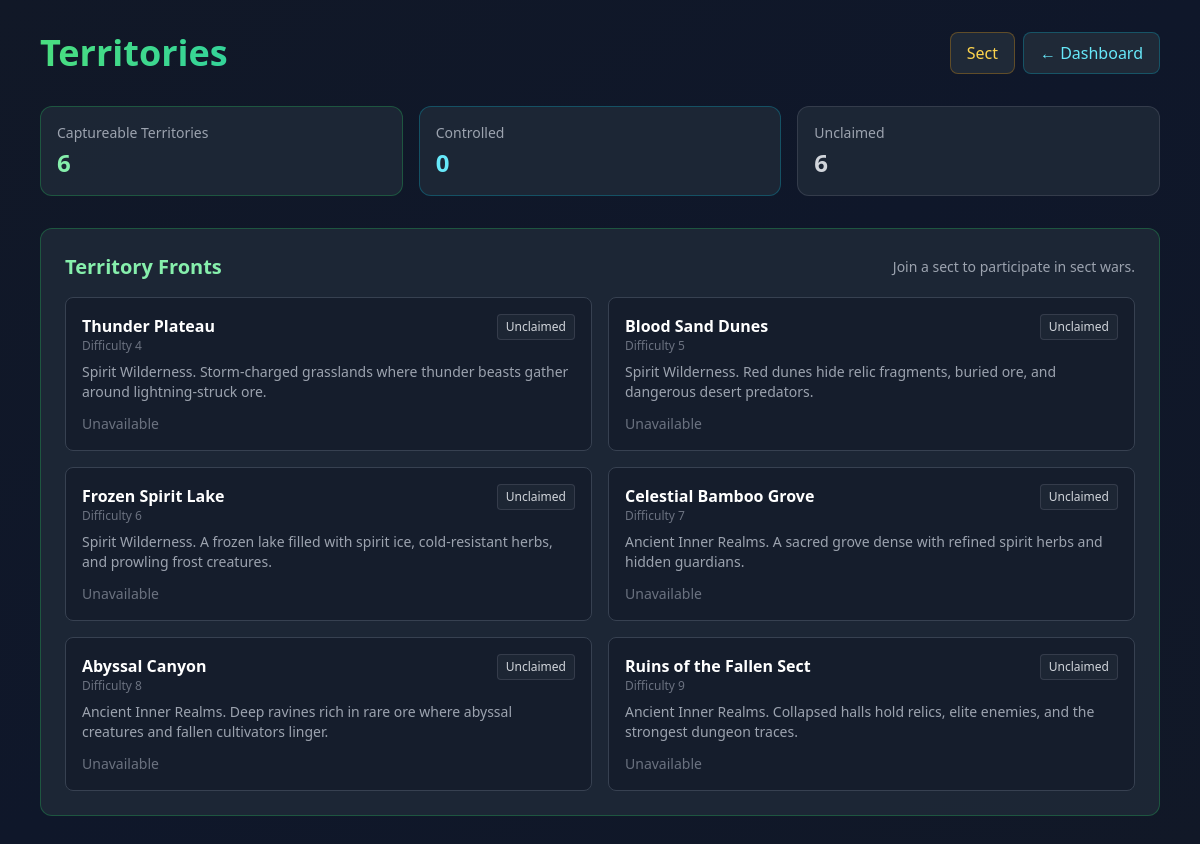
The app's page /pages/territories.php (signed in) with its own data.
### tables this page shows
CREATE TABLE IF NOT EXISTS sect_territories (
    id INT UNSIGNED AUTO_INCREMENT PRIMARY KEY,
    region_id INT UNSIGNED NOT NULL,
    owner_sect_id INT UNSIGNED NULL DEFAULT NULL,
    captured_at DATETIME NULL DEFAULT NULL,
    created_at DATETIME NOT NULL DEFAULT CURRENT_TIMESTAMP,
    UNIQUE KEY uk_region (region_id),
    INDEX idx_owner (owner_sect_id),
    FOREIGN KEY (region_id) REFERENCES world_regions(id) ON DELETE CASCADE,
    FOREIGN KEY (owner_sect_id) REFERENCES sects(id) ON DELETE SET NULL
);

CREATE TABLE IF NOT EXISTS world_regions (
    id INT UNSIGNED AUTO_INCREMENT PRIMARY KEY,
    name VARCHAR(100) NOT NULL,
    difficulty INT UNSIGNED NOT NULL DEFAULT 1,
    description TEXT,
    min_realm_id INT UNSIGNED NOT NULL DEFAULT 1,
    resource_type VARCHAR(100) NOT NULL DEFAULT 'Mixed Resources',
    exploration_encounters TEXT,
    hidden_dungeon_chance DECIMAL(5,2) NOT NULL DEFAULT 1.00,
    can_be_captured TINYINT(1) NOT NULL DEFAULT 0,
    INDEX idx_min_realm (min_realm_id),
    INDEX idx_difficulty (difficulty),
    INDEX idx_captureable (can_be_captured)
);

### services/SectWarService.php (called while the page is built, shortened)
<?php
require_once __DIR__ . '/SectService.php';
class SectWarService
{
    public function getTerritoriesOverview(?int $userId = null): array
    {
        $mySectId = $this->getUserSectId($userId);
        try {
            $db = Database::getConnection();
            $stmt = $db->query("
                SELECT t.id, t.region_id, t.owner_sect_id, t.captured_at,
                       r.name AS region_name, r.description, r.difficulty, r.min_realm_id, r.can_be_captured,
                       owner.name AS owner_sect_name,
                       w.id AS active_war_id, w.attacker_sect_id, w.defender_sect_id, w.start_time, w.end_time,
                       w.crystal_max_hp, w.crystal_current_hp,
                       attacker.name AS attacker_sect_name,
                       defender.name AS defender_sect_name
                FROM sect_territories t
                JOIN world_regions r ON r.id = t.region_id
                LEFT JOIN sects owner ON owner.id = t.owner_sect_id
                LEFT JOIN sect_wars w ON w.territory_id = t.id AND w.status = 'active'
                LEFT JOIN sects attacker ON attacker.id = w.attacker_sect_id
                LEFT JOIN sects defender ON defender.id = w.defender_sect_id
                WHERE COALESCE(r.can_be_captured, 0) = 1
                ORDER BY r.difficulty ASC, r.id ASC
            ");
            $rows = $stmt->fetchAll(PDO::FETCH_ASSOC) ?: [];
            foreach ($rows as &$row) {
                $row['is_owned_by_my_sect'] = $mySectId !== null && (int)($row['owner_sect_id'] ?? 0) === $mySectId;
                $row['my_sect_can_challenge'] = $mySectId !== null
                    && (int)($row['active_war_id'] ?? 0) === 0
                    && (int)($row['owner_sect_id'] ?? 0) !== $mySectId;
            }
            return $rows;
        } catch (PDOException $e) {
            error_log("SectWarService::getTerritoriesOverview " . $e->getMessage());
            return [];
        }
    }
    public function getActiveWarForUser(int $userId): ?array
    {
        $this->finalizeCompletedWars();
        $sectId = $this->getUserSectId($userId);
        if ($sectId === null) {
            return null;
        }
    }
    private function finalizeCompletedWars(): void
    {
        try {
            $db = Database::getConnection();
            $now = date('Y-m-d H:i:s');
            $stmt = $db->prepare("
                SELECT id
                FROM sect_wars
                WHERE status = 'active' AND (crystal_current_hp <= 0 OR end_time <= ?)
            ");
            $stmt->execute([$now]);
            $warIds = $stmt->fetchAll(PDO::FETCH_COLUMN) ?: [];
        } catch (PDOException $e) {
            if (isset($db) && $db->inTransaction()) {
                $db->rollBack();
            }
            error_log("SectWarService::finalizeCompletedWars " . $e->getMessage());
        }
    }
    private function getUserSectId(?int $userId): ?int
    {
        $sect = (new SectService())->getSectByUserId($userId);
        return $sect ? (int)$sect['id'] : null;
    }
    private function calculatePercent(int $current, int $max): int
    {
        if ($max <= 0) {
            return 0;
        }
        return min(100, (int)round(($current / $max) * 100));
    }
}

### services/SectService.php (called while the page is built, shortened)
<?php
class SectService
{
    public function getSectByUserId(int $userId): ?array
    {
        try {
            $db = Database::getConnection();
            $stmt = $db->prepare("
                SELECT s.id, s.name, s.leader_user_id, s.tier, s.sect_exp, s.created_at,
                       m.rank
                FROM sect_members m
                JOIN sects s ON s.id = m.sect_id
                WHERE m.user_id = ?
                LIMIT 1
            ");
            $stmt->execute([$userId]);
            $row = $stmt->fetch(PDO::FETCH_ASSOC);
            if (!$row) {
                return null;
            }
            $tier = (string)$row['tier'];
            $rank = (string)($row['rank'] ?? 'outer_disciple');
            $row['role'] = $rank;
            $row['tier_bonuses'] = self::TIER_BONUSES[$tier] ?? self::TIER_BONUSES['third'];
            $row['rank_bonuses'] = self::RANK_BONUSES[$rank] ?? self::RANK_BONUSES['outer_disciple'];
            $baseBonuses = (new SectBaseService())->getPassiveBonusesForSect((int)$row['id']);
            $row['base_bonuses'] = $baseBonuses;
            $row['bonuses'] = $this->mergeBonuses($this->mergeBonuses($row['tier_bonuses'], $row['rank_bonuses']), $baseBonuses);
            $row['member_count'] = $this->getMemberCount($db, (int)$row['id']);
            return $row;
        } catch (PDOException $e) {
            error_log("SectService::getSectByUserId " . $e->getMessage());
            return null;
        }
    }
}

### pages/territories.php (the view, shortened to what this page needs)
<?php
require_once dirname(__DIR__) . '/core/SessionHelper.php';
require_once dirname(__DIR__) . '/services/SectService.php';
require_once dirname(__DIR__) . '/services/SectWarService.php';
$userId = SessionHelper::requireLoggedIn();
$sectService = new SectService();
$warService = new SectWarService();
$mySect = $sectService->getSectByUserId($userId);
$territories = $warService->getTerritoriesOverview($userId);
$activeWar = $warService->getActiveWarForUser($userId);
$canDeclareWar = $mySect && in_array((string)($mySect['rank'] ?? $mySect['role'] ?? ''), ['leader', 'elder'], true);
$totalTerritories = count($territories);
$controlledTerritories = (int)count(array_filter($territories, static fn(array $t): bool => !empty($t['owner_sect_id'])));
$neutralTerritories = $totalTerritories - $controlledTerritories;
?>
<!DOCTYPE html>
<html lang="en">
<head>
    <script src="https://cdn.tailwindcss.com"></script>
</head>
<body class="bg-gradient-to-br from-gray-900 via-slate-900 to-gray-900 min-h-screen">
    <div class="container mx-auto px-4 py-8 max-w-6xl">
        <div class="flex justify-between items-center mb-8">
            <h1 class="text-4xl font-bold bg-gradient-to-r from-green-400 to-emerald-400 bg-clip-text text-transparent">Territories</h1>
            <div class="flex gap-2">
                <a href="sect.php" class="px-4 py-2 bg-gray-800 hover:bg-gray-700 rounded-lg border border-amber-500/30 text-amber-300 transition-all">Sect</a>
                <a href="game.php" class="px-4 py-2 bg-gray-800 hover:bg-gray-700 rounded-lg border border-cyan-500/30 text-cyan-300 transition-all">← Dashboard</a>
            </div>
        </div>
        <div class="grid grid-cols-1 md:grid-cols-3 gap-4 mb-8">
            <div class="bg-gray-800/90 border border-green-500/30 rounded-xl p-4">
                <div class="text-sm text-gray-400 mb-1">Captureable Territories</div>
                <div class="text-2xl font-bold text-green-300"><?php echo $totalTerritories; ?></div>
            </div>
            <div class="bg-gray-800/90 border border-cyan-500/30 rounded-xl p-4">
                <div class="text-sm text-gray-400 mb-1">Controlled</div>
                <div class="text-2xl font-bold text-cyan-300"><?php echo $controlledTerritories; ?></div>
            </div>
            <div class="bg-gray-800/90 border border-gray-500/30 rounded-xl p-4">
                <div class="text-sm text-gray-400 mb-1">Unclaimed</div>
                <div class="text-2xl font-bold text-gray-300"><?php echo $neutralTerritories; ?></div>
            </div>
        </div>
        <div class="bg-gray-800/90 border border-green-500/30 rounded-xl p-6">
            <div class="flex flex-wrap justify-between items-center gap-4 mb-4">
                <h2 class="text-xl font-semibold text-green-300">Territory Fronts</h2>
                <?php if (!$mySect): ?>
                    <span class="text-sm text-gray-400">Join a sect to participate in sect wars.</span>
                <?php elseif (!$canDeclareWar): ?>
                    <span class="text-sm text-gray-400">Only leaders and elders can declare wars.</span>
                <?php endif; ?>
            </div>
            <div class="grid grid-cols-1 md:grid-cols-2 xl:grid-cols-3 gap-4">
                <?php foreach ($territories as $territory): ?>
                    <div class="bg-gray-900/60 border <?php echo !empty($territory['active_war_id']) ? 'border-red-500/40' : 'border-gray-700'; ?> rounded-lg p-4">
                        <div class="flex items-start justify-between gap-3 mb-2">
                            <div>
                                <h3 class="font-semibold text-white"><?php echo htmlspecialchars($territory['region_name'], ENT_QUOTES, 'UTF-8'); ?></h3>
                                <p class="text-xs text-gray-500">Difficulty <?php echo (int)$territory['difficulty']; ?></p>
                            </div>
                            <?php if (!empty($territory['owner_sect_name'])): ?>
                                <span class="px-2 py-1 rounded bg-emerald-500/10 border border-emerald-500/30 text-emerald-300 text-xs"><?php echo htmlspecialchars($territory['owner_sect_name'], ENT_QUOTES, 'UTF-8'); ?></span>
                            <?php else: ?>
                                <span class="px-2 py-1 rounded bg-gray-500/10 border border-gray-500/30 text-gray-300 text-xs">Unclaimed</span>
                            <?php endif; ?>
                        </div>
                        <p class="text-sm text-gray-400 mb-3"><?php echo htmlspecialchars($territory['description'] ?? '', ENT_QUOTES, 'UTF-8'); ?></p>
                        <?php if ($canDeclareWar && !empty($territory['my_sect_can_challenge']) && !$activeWar): ?>
                            <form method="POST">
                                <input type="hidden" name="action" value="declare_war">
                                <input type="hidden" name="territory_id" value="<?php echo (int)$territory['id']; ?>">
                                <button type="submit" class="w-full px-4 py-2 bg-emerald-600 hover:bg-emerald-500 text-white text-sm font-semibold rounded-lg">
                                    Declare War
                                </button>
                            </form>
                        <?php elseif (!empty($territory['is_owned_by_my_sect'])): ?>
                            <div class="text-sm text-emerald-300">Controlled by your sect</div>
                        <?php elseif ($activeWar): ?>
                            <div class="text-sm text-gray-500">Your sect is already fighting another war.</div>
                        <?php else: ?>
                            <div class="text-sm text-gray-500">Unavailable</div>
                        <?php endif; ?>
                    </div>
                <?php endforeach; ?>
            </div>
        </div>
    </div>
</body>
</html>

### records on screen
sect_territories: region.name "Thunder Plateau", region.difficulty "4", region.description "Spirit Wilderness. Storm-charged grasslands where thunder beasts gather around lightning-struck ore."
sect_territories: region.name "Blood Sand Dunes", region.difficulty "5", region.description "Spirit Wilderness. Red dunes hide relic fragments, buried ore, and dangerous desert predators."
sect_territories: region.name "Frozen Spirit Lake", region.difficulty "6", region.description "Spirit Wilderness. A frozen lake filled with spirit ice, cold-resistant herbs, and prowling frost creatures."
sect_territories: region.name "Celestial Bamboo Grove", region.difficulty "7", region.description "Ancient Inner Realms. A sacred grove dense with refined spirit herbs and hidden guardians."
sect_territories: region.name "Abyssal Canyon", region.difficulty "8", region.description "Ancient Inner Realms. Deep ravines rich in rare ore where abyssal creatures and fallen cultivators linger."
sect_territories: region.name "Ruins of the Fallen Sect", region.difficulty "9", region.description "Ancient Inner Realms. Collapsed halls hold relics, elite enemies, and the strongest dungeon traces."

### other values on screen
$totalTerritories "6"
$controlledTerritories "0"
$neutralTerritories "6"
